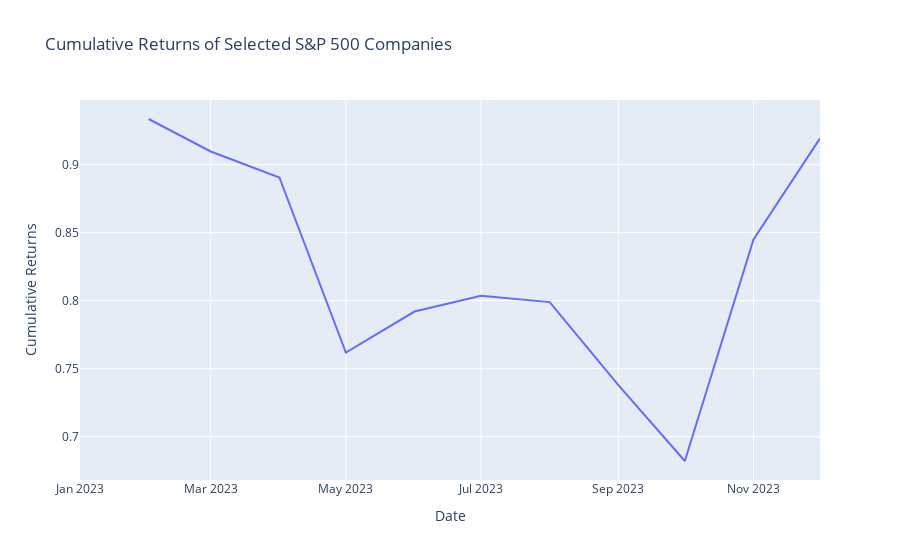

Write notebook code for a chart like this one.
### Markdown cell above
Next, we can visually compare the cumulative returns of 2 different companies.

### Code cell
industries = grouped_companies.keys()
dropdown = widgets.Dropdown(options = SP500_tickers, description='Industry:')

# List of available companies (assuming cumulative_returns.columns contains company names)
companies = cumulative_returns.columns.tolist()

# Create multi-select dropdown widget for selecting multiple companies
company_dropdown = widgets.SelectMultiple(options=companies, value=[companies[0]], description='Select Companies')

# Create interactive widget using widgets.interact
widgets.interact(dp.plot_cumulative_returns, cumulative_returns=widgets.fixed(cumulative_returns), selected_companies=company_dropdown)

### Figure 1 — Plotly figure (JSON) as saved in the notebook; plotly's stock layout.template omitted (floating-point values rounded to 4 significant figures)
{"data": [{"mode": "lines", "name": "A", "type": "scatter", "x": ["2023-01-01T00:00:00", "2023-02-01T00:00:00", "2023-03-01T00:00:00", "2023-04-01T00:00:00", "2023-05-01T00:00:00", "2023-06-01T00:00:00", "2023-07-01T00:00:00", "2023-08-01T00:00:00", "2023-09-01T00:00:00", "2023-10-01T00:00:00", "2023-11-01T00:00:00", "2023-12-01T00:00:00"], "y": [null, 0.9335, 0.9097, 0.8905, 0.7618, 0.792, 0.8035, 0.7989, 0.7379, 0.6821, 0.845, 0.9193]}], "layout": {"hovermode": "x unified", "title": {"text": "Cumulative Returns of Selected S&P 500 Companies"}, "xaxis": {"title": {"text": "Date"}}, "yaxis": {"title": {"text": "Cumulative Returns"}}}}
